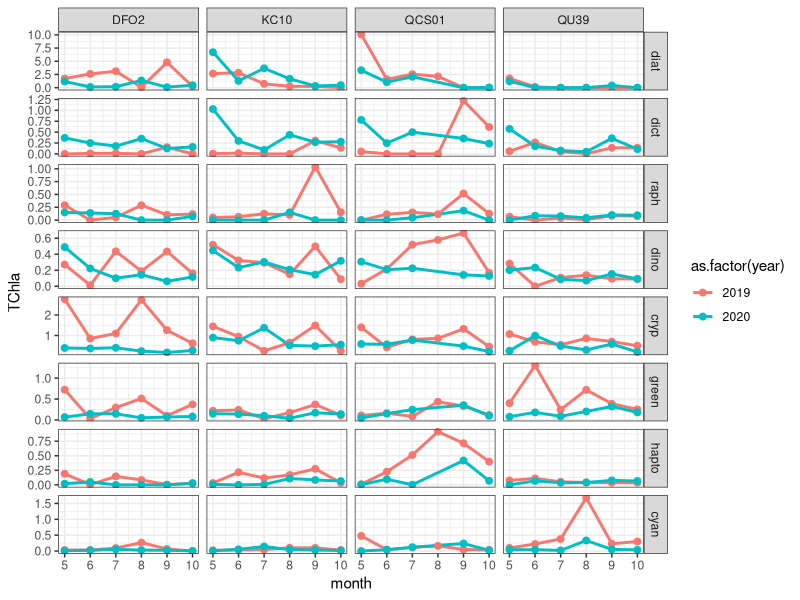

Reproduce this figure in R. (Note: this script raises an error after producing the figure.)
## ---- chunk 1
library(tidyverse)
library(readxl)
library(here)
## ---- chunk 2
#Upload data
#Uploading chemtax data
chem <- read_xlsx(here("files", "qu39_calvert_combined.xlsx")) 

#Formatting date
chem <- chem %>% 
  mutate(date = as.Date(Date))

#Renaming columns
chem <- select(chem, 
               date, site_id = Station, cyan = Cyanobacteria, hapto = Hapto,
               green = `Prasinophytes-3`, cryp = Cryptophytes, 
               dino = `Dinoflagellates-1`, dict = Dictyo, raph = Raphido,
               diat = `Diatoms-1`)

#separating out QU39 for date selection
chem_qu39 <- chem %>% 
  filter(site_id == "QU39")

#selecting closest dates to Calvert data from QU39
chem_qu39 <- chem_qu39 %>% 
  filter(date == "2018-05-29" | #could also be 05-22
         date == "2018-06-26" |
         date == "2018-07-23" | # Could also be 07-16
         date == "2018-08-21" | # 08-14, 08-28
         date == "2018-09-13" |   
         date == "2018-10-24" |
         date == "2019-05-09" |
         date == "2019-06-04" |
         date == "2019-07-09" |
         date == "2019-08-07" |
         date == "2019-08-29" |
         date == "2019-10-09" |
         #date == "2019-11-26" | #removing this for multi-year analysis
         date == "2020-04-29" | #Different month, but very close temporally
         date == "2020-06-04" |
         date == "2020-07-09" | # Also 06-30 - Tricky
         date == "2020-08-04" | # Also 08-13 
         date == "2020-09-01" |
         date == "2020-10-08")

#Merging back into main file with Calvert data
chem <- chem %>% 
  filter(!site_id == "QU39")

chem <- rbind(chem, chem_qu39)

#Dates that were collected on the cusp of a month change - rest of survey was done in following month. Just done for ease of plotting.
chem <- chem %>%  
  mutate(month = lubridate::month(date),
         month = case_when(date == "2019-08-29" ~ 9,
                           date == "2019-08-31" ~ 9,
                           date == "2020-04-29" ~ 5,
                           date == "2020-04-30" ~ 5,
                             TRUE ~ as.numeric (month)))

#Selecting pertinent months
chem <- chem %>% 
  filter(date > "2018-01-01" & date < "2021-01-01" & month > 4 & month < 11)
## ---- chunk 3
#Upload data
#Uploading chemtax data
pigs <- read_xls(here("files", "calvert_chemtax.xls"), sheet = "Data", 
                      range = "B4:V55")

#Removing columns I dont want.
pigs <- pigs %>% 
  select(!c(`Sample #`, flag, depth)) %>% 
  rename(date = Date, site_id = Station)

pigs$date <- as.Date(pigs$date)

#Dates that were collected on the cusp of a month change - rest of survey was done in following month. Just done for ease of plotting.
pigs <- pigs %>%  
  mutate(month = lubridate::month(date),
         month = case_when(date == "2019-08-29" ~ 9,
                           date == "2019-08-31" ~ 9,
                           date == "2020-04-29" ~ 5,
                           date == "2020-04-30" ~ 5,
                             TRUE ~ as.numeric (month)))

#Selecting pertinent months
pigs <- pigs %>% 
  filter(date > "2018-01-01" & date < "2021-01-01" & month > 4 & month < 11)

#Calculating TChla ratios

## ---- chunk 4
# Adding date columns
chem <- chem %>%
  mutate(year = lubridate::year(date)) 

#Pivoting for tidy
chem_tidy <- chem %>% 
  pivot_longer(c(cyan, hapto, green, cryp, dino, dict, raph, diat),
                 names_to = "phyto_group", values_to = "TChla")

#Calculating Relative abundance.
chem_tidy <- chem_tidy %>% 
  group_by(date, site_id) %>% 
  mutate(total_Tchla = sum(TChla)) %>% 
  ungroup() %>% 
  mutate(rel_bio = TChla/total_Tchla)

## ---- chunk 5
#Adding date columns
pigs <- pigs %>%
  mutate(year = lubridate::year(date)) 

#Pivoting for tidy
pigs_tidy <- pigs %>% 
  pivot_longer(c(chlc3:chl_b),
                 names_to = "pig_type", values_to = "conc")
## ---- chunk 6
#Order phytoplankton groups roughly from smallest to largest - create order list
order_chem <- c("cyan", "hapto", "green", "cryp",
                   "dino", "raph", "dict", "diat")

#Chemtax - Specify order of phyto groups for figures
chem_tidy <- arrange(mutate(chem_tidy,
                                phyto_group = factor(phyto_group,
                                levels = order_chem)))

chem_tidy <- chem_tidy %>% 
  arrange(date, phyto_group)

## ---- chunk 7
chem_tidy %>% 
  ggplot(aes(x = month, y = TChla, color = as.factor(year))) +
  geom_line(size = 1) +
  geom_point(size = 2) +
  facet_grid(fct_rev(phyto_group) ~ site_id, scales = "free_y") +
  theme_bw() +
  

ggsave(here("figures_new", "chemtax_TS_by_group.png"),
       width = 16, height = 14, dpi = 300)


## ---- chunk 8
chem_tidy %>% 
  ggplot(aes(x = month, y = rel_bio, color = as.factor(year))) +
  geom_line(size = 1) +
  geom_point(size = 2) +
  facet_grid(fct_rev(phyto_group) ~ site_id, scales = "free_y") +
  theme_bw() +
  

ggsave(here("figures_new", "chemtax_TS_by_group-rel.png"),
       width = 16, height = 14, dpi = 300)
## ---- chunk 9
pigs_tidy %>% 
  ggplot(aes(x = month, y = conc, color = as.factor(year))) +
  geom_line(size = 1) +
  geom_point(size = 2) +
  facet_grid(pig_type ~ site_id, scales = "free_y") +
  theme_bw() 
  

ggsave(here("figures_new", "pigs_TS_by_group.png"),
       width = 16, height = 14, dpi = 300)
## ---- chunk 10
#Upload fully formatted microscopy data

micro_1 <- read_csv(here("files", "calvert.csv"))

micro_2 <- read_csv(here("files", "qu39.csv"))

micro <- rbind(micro_1, micro_2)

micro$date <- as.Date(micro$date, "%Y-%m-%d")
## ---- chunk 11
#Selecting autotrophic groups from class level specifications above. Too coarse for dinos.


#Can't figure out how to make this work with multiple stations. Trying each separately and binding
micro_sum_dfo2 <- micro %>%
  filter(trophicStatus == "auto" &
          site_id == "DFO2") %>% 
  complete(date, group) %>% # make each day have all species, even if not observed (for joining)
  group_by(date, group) %>% 
  summarise(sum = sum(count)) %>% #sum counts for each grouping/class
  ungroup() %>% 
  arrange(date, group) %>% 
  mutate(sum = replace_na(sum, 0),
         site_id = "DFO2") #replace NAs, created by complete, with 0s

micro_sum_kc10 <- micro %>%
  filter(trophicStatus == "auto" &
          site_id == "KC10") %>% 
  complete(date, group) %>% # make each day have all species, even if not observed (for joining)
  group_by(date, group) %>% 
  summarise(sum = sum(count)) %>% #sum counts for each grouping/class
  ungroup() %>% 
  arrange(date, group) %>% 
  mutate(sum = replace_na(sum, 0),
         site_id = "KC10") #replace NAs, created by complete, with 0s

micro_sum_qcs01 <- micro %>%
  filter(trophicStatus == "auto" &
          site_id == "QCS01") %>% 
  complete(date, group) %>% # make each day have all species, even if not observed (for joining)
  group_by(date, group) %>% 
  summarise(sum = sum(count)) %>% #sum counts for each grouping/class
  ungroup() %>% 
  arrange(date, group) %>% 
  mutate(sum = replace_na(sum, 0),
         site_id = "QCS01") #replace NAs, created by complete, with 0s

micro_sum_qu39 <- micro %>%
  filter(trophicStatus == "auto" &
          site_id == "QU39") %>% 
  complete(date, group) %>% # make each day have all species, even if not observed (for joining)
  group_by(date, group) %>% 
  summarise(sum = sum(count)) %>% #sum counts for each grouping/class
  ungroup() %>% 
  arrange(date, group) %>% 
  mutate(sum = replace_na(sum, 0),
         site_id = "QU39") #replace NAs, created by complete, with 0s

micro_sum <- rbind(micro_sum_dfo2, micro_sum_kc10, micro_sum_qcs01, micro_sum_qu39)
## ---- chunk 12
#Set order or groups for plotting

micro_sum$group <- factor(micro_sum$group,
                         levels = c("Bacillariophyta", #Y
                                    "Chrysophyta", #Y
                                    "Dictyochophyta", #Y
                                    "Raphidiophyta", #Y
                                    "Dinoflagellata", #Y
                                    "Cryptophyta",#Y
                                    "Chlorophyta-Prasinophyta", #Y 
                                    "Euglenophyta", #Y
                                    "Prymnesiophyta-Haptophyta", #Y 
                                    "Cyanobacteria", #Y
                                    "Unknown_Chlorophyta?", #Y
                                    "Unknown_Dinophyceae?", #Y
                                    "Unknown_flagellate" #Y
                                    ))
## ---- chunk 13
micro_qu39_ds <- micro_sum %>%
  filter(site_id == "QU39")

micro_qu39_ds_distinct <- micro_qu39_ds %>%
  mutate(month = lubridate::month(date)) %>% 
  filter(date > "2018-01-01" & date < "2021-01-01" & month > 3 & month < 11) %>%
  distinct(date, site_id)

#Trying to plot Relative in a different way - CHEMTAX
micro_qu39_ds <- micro_qu39_ds %>%
  filter(date == "2018-05-29" | #could also be 05-22
         date == "2018-06-26" |
         date == "2018-07-23" | # Could also be 07-16
         date == "2018-08-21" | # 08-14, 08-28
         date == "2018-09-13" |   
         date == "2018-10-24" |
         date == "2019-05-09" |
         date == "2019-06-04" |
         date == "2019-07-09" |
         date == "2019-08-07" |
         date == "2019-08-29" |
         date == "2019-10-09" |
         #date == "2019-11-26" | #removing this for multi-year analysis
         date == "2020-04-29" | #Different month, but very close temporally
         date == "2020-06-04" |
         date == "2020-07-09" | # Also 06-30 - Tricky
         date == "2020-08-04" | # Also 08-13 
         date == "2020-09-01" |
         date == "2020-10-08")

micro_ds <- micro_sum %>%
  filter(!site_id == "QU39")

micro_ds_distinct <- micro_ds %>% 
  mutate(month = lubridate::month(date)) %>% 
  filter(date > "2018-01-01" & date < "2021-01-01" & month > 4 & month < 11) %>%
  distinct(date, site_id) %>% 
  mutate(row_n = row_number())

micro_ds <- rbind(micro_ds, micro_qu39_ds)

# micro_ds <- micro_ds %>% 
#   filter(date > "2019-05-01" & date < "2019-12-01") %>% 
#   arrange(date)

micro_ds <- micro_ds %>%  
  mutate(month = lubridate::month(date),
         month = case_when(date == "2019-08-29" ~ 9,
                           date == "2019-08-31" ~ 9,
                           date == "2020-04-29" ~ 5,
                           date == "2020-04-30" ~ 5,
                             TRUE ~ as.numeric (month)))

micro_ds <- micro_ds %>% 
  mutate(year = lubridate::year(date))

#Selecting pertinent months
micro_ds <- micro_ds %>% 
  filter(date > "2018-01-01" & date < "2021-01-01" & month > 4 & month < 11)
## ---- chunk 14
#Calculating Relative abundance.
micro_ds <- micro_ds %>% 
  group_by(date, site_id) %>% 
  mutate(sum_abund = sum(sum)) %>% 
  ungroup() %>% 
  mutate(rel_abund = sum/sum_abund)

## ---- chunk 15
micro_ds %>% 
  filter(!group == "Unknown_Chlorophyta?" &
         !group == "Unknown_Dinophyceae?" &
         !group == "Unknown_flagellate") %>% 
  ggplot(aes(x = month, y = sum, color = as.factor(year))) +
  geom_line(size = 1) +
  geom_point(size = 2) +
  facet_grid(group ~ site_id, scales = "free_y") +
  theme_bw() 
  

ggsave(here("figures_new", "micro_TS_by_group.png"),
       width = 16, height = 14, dpi = 300)


## ---- chunk 16
micro_ds %>% 
  filter(!group == "Unknown_Chlorophyta?" &
         !group == "Unknown_Dinophyceae?" &
         !group == "Unknown_flagellate") %>% 
  ggplot(aes(x = month, y = rel_abund, color = as.factor(year))) +
  geom_line(size = 1) +
  geom_point(size = 2) +
  facet_grid(group ~ site_id, scales = "free_y") +
  theme_bw() 
  

ggsave(here("figures_new", "micro_TS_by_group_rel.png"),
       width = 16, height = 14, dpi = 300)


